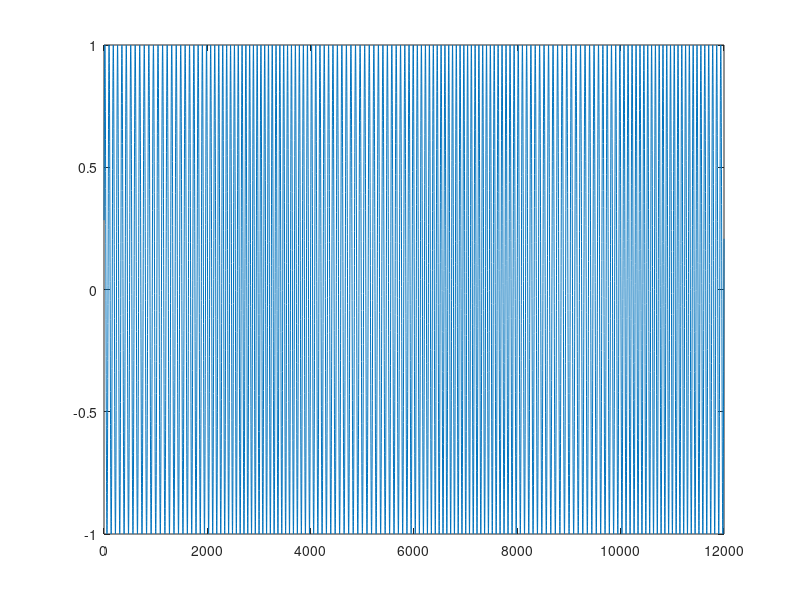

Here is the MATLAB script that generated this plot: (Note: this script raises an error after producing the figure.)

N = 12000;
fs = 4000;
rng(0)
t = 0:1/fs:(N-1)/fs;
phi = 50*t + 5/(2*pi)*cos(2*pi*t);
%phi = 50*t;
A = ones(1,N);

K = 1;

x = cos(2*pi*phi);
%subs = {'Const','Bump','Tanh','Trigo'};
subs = {'Const'};
for k=2:K
    haf = sample_haf(t,subs);

    x = x + haf.*cos(2*pi*k*phi);

end

plot(x)


true = A.*x;

true = true - mean(true);

L = 0.05*N;

true = true';
SNR = Inf;
r = 10^(-SNR/20)*std(x)*randn(N,1);
Lmin = round(L/4);
Lmax = round(L/2);

st = 0.5*N;
st1 = round(N/4-0.05*N) + randi(0.1*N);
st2 = round(N/2-0.05*N) + randi(0.1*N);
st3 = round(3*N/4-0.05*N) + randi(0.1*N);

N = length(true);
x = true;

%x = true + 10^(-10/20)*std(x)*randn(1,N)';

Ll = floor(randfixedsum(3,1,L,Lmin,Lmax)');
ed = st + L - 1;
ed1 = st1 + Ll(1) - 1;
ed2 = st2 + Ll(2) - 1;
ed3 = st3 + Ll(3) - 1;

x(st:ed) = 0;
%x(st1:ed1) = 0;
%x(st2:ed2) = 0;
%x(st3:ed3) = 0;

plot(x)

[sth,Lh] = missing_ints(x,struct('c','x','d',0.01*fs,'t',0));

[~,fh] = compute_sigma(true);
Th = N/fh;
%M = 100;
%K = floor(2.5*M);
%M = floor(3*Th);
%K = floor(0.9*Th);
%M = floor(3*Th);
%K = floor(2.5*M);
M = 0;K = 0;
for i=1:10
    sigma = 10^i;
    params = struct('M',M,'K',K,'sigma',sigma);
    imp_edmd = impute_edmd(x,sth,Lh,params);

    errors_ref = compute_errors(true,x,sth,Lh,{'mae','mse','rmse','sim'});
    errors_edmd = compute_errors(true,imp_edmd,sth,Lh,{'mae','mse','rmse','sim'});

    figure(1)
    plot(t,true,'r-')
    hold on
    plot(t,x,'k--')
    plot(t,imp_edmd,'b-')
    legend('true','missing','imputed EDMD')
    title(num2str(sigma))
    hold off
    pause()
end